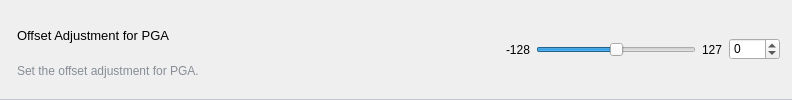
              <widget class="QGroupBox" name="ocal">
               <property name="minimumSize">
                <size>
                 <width>0</width>
                 <height>50</height>
                </size>
               </property>
               <property name="styleSheet">
                <string notr="true">QGroupBox {
	border-top:none;
	border-bottom:1px solid #C1C7CD;
}</string>
               </property>
               <property name="flat">
                <bool>true</bool>
               </property>
               <layout class="QHBoxLayout" name="horizontalLayout_18">
                <item>
                 <layout class="QVBoxLayout" name="verticalLayout_20">
                  <property name="spacing">
                   <number>0</number>
                  </property>
                  <property name="leftMargin">
                   <number>5</number>
                  </property>
                  <property name="topMargin">
                   <number>6</number>
                  </property>
                  <item>
                   <widget class="QLabel" name="label_46">
                    <property name="font">
                     <font>
                      <pointsize>10</pointsize>
                     </font>
                    </property>
                    <property name="styleSheet">
                     <string notr="true"/>
                    </property>
                    <property name="text">
                     <string>Offset Adjustment for PGA</string>
                    </property>
                   </widget>
                  </item>
                  <item>
                   <widget class="QLabel" name="label_47">
                    <property name="styleSheet">
                     <string notr="true">color:rgb(135, 141, 150)</string>
                    </property>
                    <property name="text">
                     <string>Set the offset adjustment for PGA.</string>
                    </property>
                   </widget>
                  </item>
                 </layout>
                </item>
                <item>
                 <spacer name="horizontalSpacer_16">
                  <property name="orientation">
                   <enum>Qt::Orientation::Horizontal</enum>
                  </property>
                  <property name="sizeHint" stdset="0">
                   <size>
                    <width>301</width>
                    <height>20</height>
                   </size>
                  </property>
                 </spacer>
                </item>
                <item>
                 <widget class="QLabel" name="ocal_min">
                  <property name="styleSheet">
                   <string notr="true">background-color:none
</string>
                  </property>
                  <property name="text">
                   <string>-128</string>
                  </property>
                 </widget>
                </item>
                <item>
                 <widget class="QSlider" name="ocal_slider">
                  <property name="sizePolicy">
                   <sizepolicy hsizetype="Minimum" vsizetype="Fixed">
                    <horstretch>0</horstretch>
                    <verstretch>0</verstretch>
                   </sizepolicy>
                  </property>
                  <property name="minimumSize">
                   <size>
                    <width>160</width>
                    <height>0</height>
                   </size>
                  </property>
                  <property name="styleSheet">
                   <string notr="true">background-color:none
</string>
                  </property>
                  <property name="minimum">
                   <number>-128</number>
                  </property>
                  <property name="maximum">
                   <number>127</number>
                  </property>
                  <property name="orientation">
                   <enum>Qt::Orientation::Horizontal</enum>
                  </property>
                  <property name="invertedAppearance">
                   <bool>false</bool>
                  </property>
                  <property name="invertedControls">
                   <bool>false</bool>
                  </property>
                 </widget>
                </item>
                <item>
                 <widget class="QLabel" name="ocal_max">
                  <property name="styleSheet">
                   <string notr="true">background-color:none
</string>
                  </property>
                  <property name="text">
                   <string>127</string>
                  </property>
                 </widget>
                </item>
                <item>
                 <widget class="QSpinBox" name="ocal_spin">
                  <property name="locale">
                   <locale language="English" country="UnitedStates"/>
                  </property>
                  <property name="minimum">
                   <number>-128</number>
                  </property>
                  <property name="maximum">
                   <number>127</number>
                  </property>
                  <property name="singleStep">
                   <number>1</number>
                  </property>
                 </widget>
                </item>
               </layout>
              </widget>
